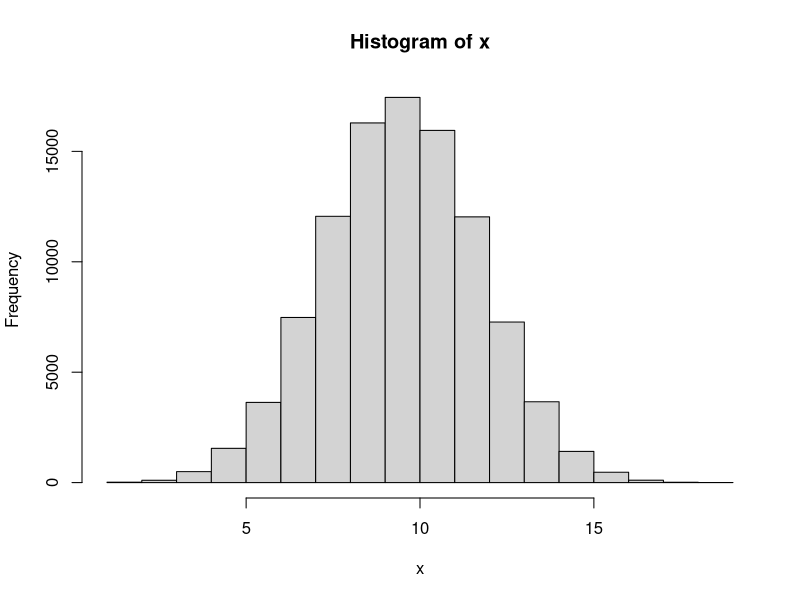
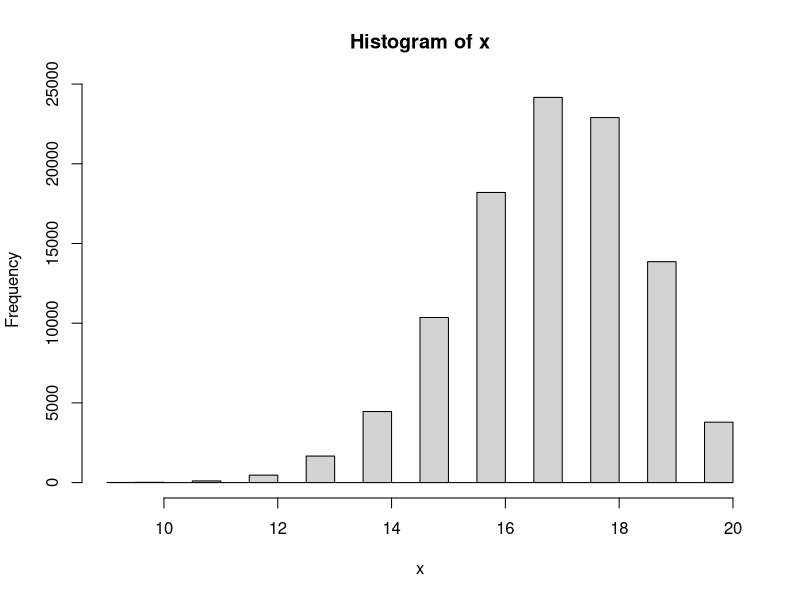

Here is the R script that generated these plots, in order:
#------------------

# Answer to the Question # 01

#------------------

# No 1 of Q.1 

#a) 

# Taking a sample with n = 20 and p = 0.5

x1 <- rbinom(1, 20, 0.5)

#The value of x1
x1


#b) 

#Finding the range for x1 with n = 20 and p = 0.5


n <- 20

p <- 0.5


# Finding and defining the minimum value

min_value <- min(0, n)

# Finding and defining the maximum value

max_value <- max(0:n)

# Calculate the cumulative probability at the minimum value

cdf_min <- pbinom(min_value, n, p)

# Calculate the cumulative probability at the maximum value

cdf_max <- pbinom(max_value, n, p)

# Range of the binomial distribution

range_binomial <- c(min_value, max_value)

range_binomial


#2 of Q.1

# Repeating Q.1 for N = 100000 times


N <- 100000

x <- rep(NA, N)

x

for (i in 1: N){
  x[i] <- rbinom(1, 20, 0.5)
}

x

# Plot the histogram

hist(x)



max(x)

min(x)


#3 of Q.1 

# Now setting if x is bigger or less than 15 then y = 1 . And y = 0 otherwise.

y_1 <- ifelse(c(x)>=15, 1,0)
y_1



# 4 of Q.1

#Calculating summation of y


sum(y_1)




#5 of Q.1 


# Now repeating all the steps above for n = 20 and p =0.85


#a) 

# Taking a sample 

x1 <- rbinom(1, 20, 0.85)
x1


#b)

#Finding the range for x1

n <- 20

p <- 0.85

# Find the minimum value

min_value <- min(0, n)

# Find the maximum value

max_value <- max(0:n)

# Calculate the cumulative probability at the minimum value

cdf_min <- pbinom(min_value, n, p)

# Calculate the cumulative probability at the maximum value

cdf_max <- pbinom(max_value, n, p)

# Range of the binomial distribution

range_binomial <- c(min_value, max_value)

range_binomial


#c. 

# Now taking N = 100000 times

N <- 100000

x <- rep(NA, N)

x

for (i in 1: N){
  x[i] <- rbinom(1, 20, 0.85)
}

x

# Plot the histogram

hist(x)


#Find the min and max value

max(x)

min(x)


#d. 

# Now setting if x is bigger or less than 15 then y = 1 . And y = 0 otherwise

y_1 <- ifelse(c(x)>=15, 1,0)
y_1


#e. 

#Calculating summation of y

sum(y_1)


#f. 

#Calculating summation of y divided by N

sum(y_1) / N




# ---------------------------------------------

# Answer to the Question # 01 - (6) : 

# ---------------------------------------------


# Now I have to make a guess about type I and type II errors for Null Hypothesis H0: p0 = 0.5 VS Alternative hypothesis H1: p1 = 0.85. For setting that what is the chance of a fair coin landing on heads at least 15 times out of 20 flips.


# Type I error means we reject the null hypothesis when it is actually true. It is also known as 'False Positive'. The significance level or alpha (a) is the probability of making a type I error. We usually set it as 0.05 or 0.01.


# The chance of a fair coin landing on heads at least 15 times out of 20 flips, we are using binomial distribution and two tailed test for this question. By calculating on the calculator it is found that the probability of getting 15 or more successes out of 20 trials when the p0 = 0.5 is approximately 0.026. So, it can be said that if the p0 = 0.5, we would reject the null hypothesis and conclude that the proportion is significantly different from 0.5 in about 2.6% of the cases.

# On the other hand, Type II error means we fail to reject the null hypothesis when it is actually false. It is also known as 'False Negative'. The probability of making a type II error is denoted by beta (B).

# To find the probability of a type II error, we know that for the alternative hypothesis, p1 = 0.85. By calculating on the calculator, we got that the chance of a fair coin landing on heads at least 15 times out of 20 flips when p1 = 0.85 is approximately 0.408. This means we would fail to reject the null hypothesis and conclude that the proportion is not significantly different from 0.5 in about 40.8% of the cases.

# In summary, the estimated probabilities of making a type I error and a type II error for this hypothesis test are approximately 0.026 and 0.408, respectively.





# ---------------------------------------------

#Answer to the Q. 2 :

# ---------------------------------------------

# Here is the sample : 2 2 1 2 2 2 1 1 2 1 1 2 2 1 1 2 1 2 2 2 1 2 1 2 1 2 2 2 2 2 2 2 2 1 2 1 2 1 2 2


# We have to test the sample that if it is random or not.


# To test whether the process of treatment assignments is random, we will use a chi-squared fit test. At first we will count the number of treatments of each type, and then compare the observed frequencies to the expected frequencies under the assumption of a random process.

# In this case, there are 40 treatments. Among them:
  
# For Observed frequencies: Type 1 = 18 treatments and Type 2 = 22 treatments.

# Expected frequencies (we assume that there is randomness): Type 1 = 20 treatments and Type 2 = 20  treatments. (As there are 40 treatments in total and a 50% chance of each type).


# To calculate the chi-squared statistic, we can use the formula:
  
#  χ2 = Σ ((Oi - Ei)² / Ei)

# Here,

# Oi = Observed Frequency for category  i , (here i = 1 or 2), 

# Ei = Expected frequency for category i, (here i = 1 or 2).

# And the sum is taken over all categories.

# By using online calculator and plugging the numbers, we got that:
  
  
# χ2 = ((18-20)²/20) + ((22-20)²/20) = 0.4


# To determine whether this value is statistically significant, we need to compare it to a chi-squared distribution with one degree of freedom (since we have two categories and one parameter estimated from the data). Using a table, we find that the p-value for this test is approximately 0.5, which is very large.

# Therefore, we fail to reject the null hypothesis that the treatment assignments are random. In other words, there is no evidence to suggest that the process was biased or non-random.



# ---------------------------------------------

#Answer to the Q. 3 :

# ---------------------------------------------


#Answer for 3 - a


#1

# Taking a sample

x2 <- rbinom(1, 1, 0.5)
x2


#Then identify the range

n <- 1
p <- 0.5


# Find the minimum value

min_value <- min(0, n)


# Find the maximum value

max_value <- max(0:n)


# Calculate the cumulative probability at the minimum value

cdf_min <- pbinom(min_value, n, p)

# Calculate the cumulative probability at the maximum value

cdf_max <- pbinom(max_value, n, p)

# Range of the binomial distribution

range_binomial <- c(min_value, max_value)

range_binomial


#For question 3 - (a) - #2 and #3

# Patient will get “A” if x2 = 1, and get “B” if x2 = 0

# Repeating 1 & 2 for N = 40


N <- 40
x <- rep(NA, N)

x

for (i in 1: N){
  x[i] <- rbinom(1, 1, 0.5)
}

x

# Now assigning A and B for 1 and 0 respectively.

x[x == 1] <- "A"
x[x == 0] <- "B"


# print the modified values of x

print(x)


#Number of A and B

table(x)


# --------------------------------------------


# --------------------------------------------


#Answer for 3 - b



# Set the block size

block_size <- 40


# Create a vector of treatment assignments

treatments <- rep(c("A", "B"), length.out = block_size*1)


# Create a vector of block assignments

blocks <- rep(1:1, each = block_size)


# Randomly permute the blocks

blocks <- sample(blocks)


# Order the treatment assignments within each block

for (i in 1:1) {
  treatments[blocks == i] <- sample(treatments[blocks == i])
}

# View the resulting treatment assignments by block

a <- split(treatments, blocks)

a

#Number of A and B

table(a)

# The difference between 3(a) and 3 (b) is that - in 3 (a) , though the probability is p = 0.5 , for the N = 40 , number of A and B is not same. For my case , A = 18 and B = 22. But, in 3 (b) we used random permutated block randomization with a block size of 40. And for this case number of A and B is same. For my case , A = 20 and B = 20.



# --------------------------------------------

# --------------------------------------------


# Answer for 3 - c


# Set the block size of 8


block_size <- 8


# Create a vector of treatment assignments


treatments <- rep(c("A", "B"), length.out = block_size*5)


# Create a vector of block assignments


blocks <- rep(1:5, each = block_size)




# Randomly permute the blocks



blocks <- sample(blocks)



# Order the treatment assignments within each block

for (i in 1:5) {
  treatments[blocks == i] <- sample(treatments[blocks == i])
}


# View the resulting treatment assignments by block. There are 5 different block with block size of 8


d <- split(treatments, blocks)
d

# Now, merging all the 5 different blocks into 1. So, now there will be 40


b <- unsplit(treatments, blocks)

b


#Number of A and B

table(b)

# The difference between 3(b) and 3 (c) is that - in 3 (b) , we used random permutated block randomization with a block size of 40. And for this case number of A and B is same. For my case , it was A = 20 and B = 20. But, in 3 (c) though we used random permutated block randomization, but this time with a block size of 8. After that we added all the 8 blocks so total sample is 40. And for this case number of A and B is not same. For my case , it was A = 24 and B = 16. 

# If we stop the study for toxicity for in sample size = 20, then for 3 (b) = The difference between number of A and B will not be that much. 

# But, for 3 (c) = The difference between number of A and B will be more than 3 (b)
